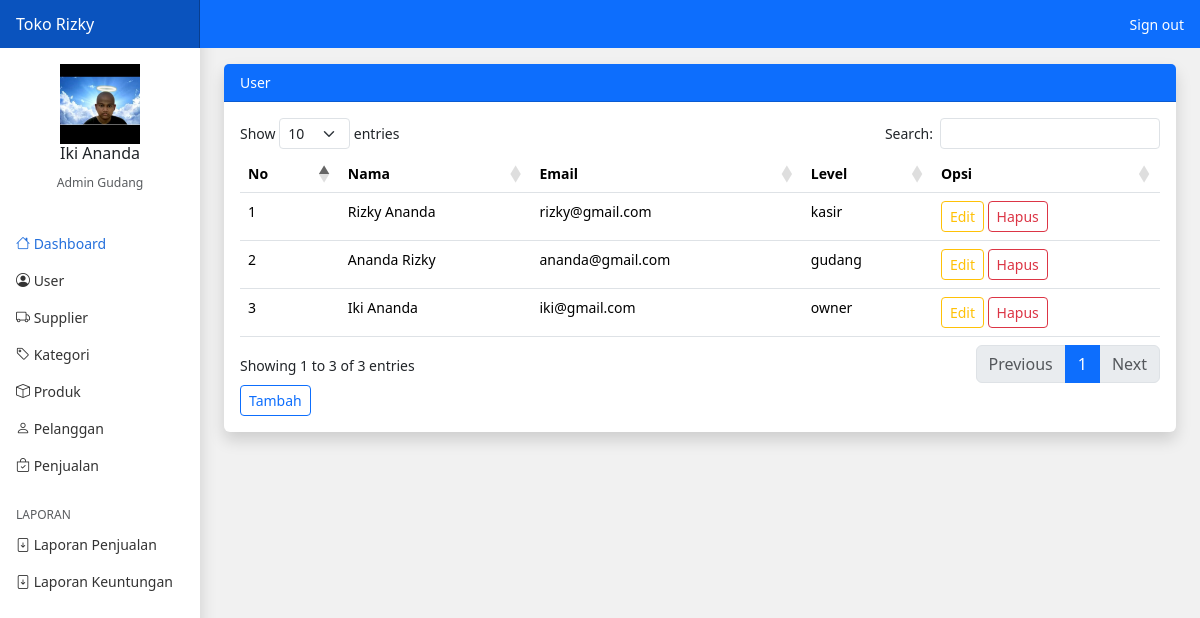
The page /gudang/index.php?page=user (signed in) on the database its author committed.
### tables this page shows
CREATE TABLE `user` (
  `id_user` int(11) NOT NULL,
  `id_toko` int(11) NOT NULL,
  `email_user` varchar(100) NOT NULL,
  `password_user` varchar(100) NOT NULL,
  `nama_user` varchar(100) NOT NULL,
  `level_user` enum('kasir','gudang','owner') NOT NULL
);

### gudang/user.php (the view)
<?php
$id_toko =$_SESSION['user']['id_toko'];
$user = array();
$ambil = $koneksi->query("SELECT * FROM user WHERE id_toko ='$id_toko'");
while($tiap = $ambil->fetch_assoc())
{
    $user[] = $tiap;
}
?>
<div class="card border-0 shadow">
    <div class="card-header bg-primary text-white">User</div>
    <div class="card-body">
        <table class="table" id="example">
            <thead>
                <tr>
                    <th>No</th>
                    <th>Nama</th>
                    <th>Email</th>
                    <th>Level</th>
                    <th>Opsi</th>
                </tr>
            </thead>
            <tbody>
                <?php foreach ($user as $key => $value): ?>
                <tr>
                    <td><?php echo $key +1 ?></td>
                    <td><?php echo $value["nama_user"] ?></td>
                    <td><?php echo $value["email_user"] ?></td>
                    <td><?php echo $value["level_user"] ?></td>
                    <td>
                        <a class="btn btn-outline-warning btn-sm" href="index.php?page=user_edit&id=<?php echo $value["id_user"] ?>">Edit</a>
                        <a class="btn btn-outline-danger btn-sm" href="index.php?page=user_hapus&id=<?php echo $value["id_user"] ?>">Hapus</a>
                    </td>
                </tr>
                <?php endforeach ?>
            </tbody>
        </table>
        <a class="btn btn-outline-primary btn-sm" href="index.php?page=user_tambah">Tambah</a>
    </div>
</div>

### assets/css/dashboard.css (style rules this page uses)
body { font-size: .875rem; }

### rows shown on the page
user: nama_user "Rizky Ananda", email_user "rizky@gmail.com", level_user "kasir"
user: nama_user "Ananda Rizky", email_user "ananda@gmail.com", level_user "gudang"
user: nama_user "Iki Ananda", email_user "iki@gmail.com", level_user "owner"

### other values the page prints
$_SESSION['user']['nama_user'] "Iki Ananda"
